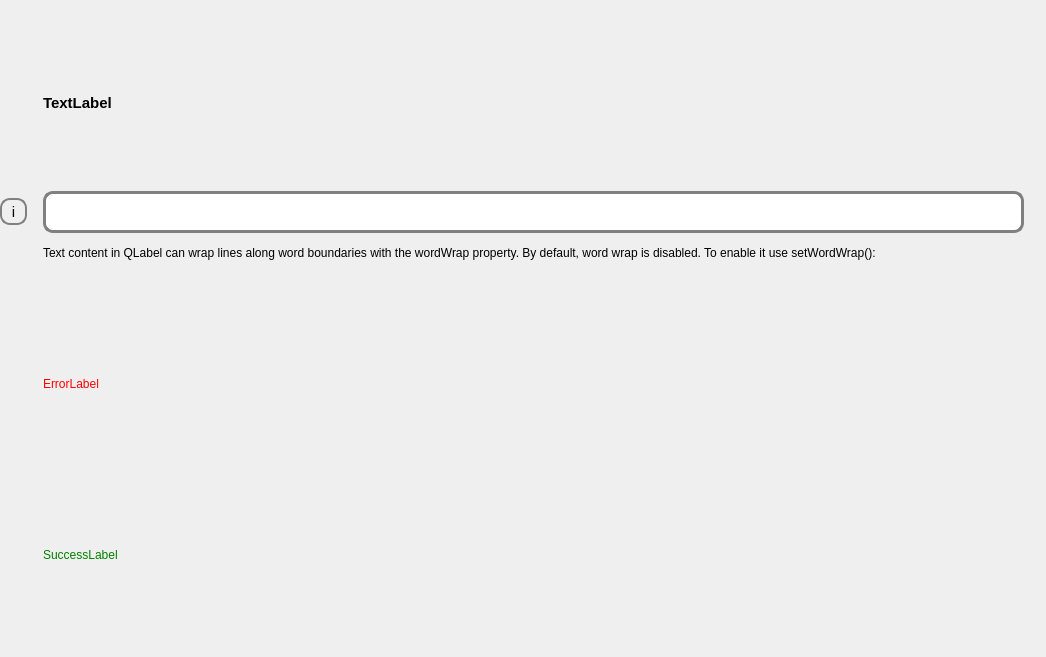
<?xml version="1.0" encoding="UTF-8"?>
<ui version="4.0">
 <class>Form</class>
 <widget class="QWidget" name="Form">
  <property name="geometry">
   <rect>
    <x>0</x>
    <y>0</y>
    <width>1046</width>
    <height>657</height>
   </rect>
  </property>
  <property name="sizePolicy">
   <sizepolicy hsizetype="Preferred" vsizetype="Fixed">
    <horstretch>0</horstretch>
    <verstretch>0</verstretch>
   </sizepolicy>
  </property>
  <property name="windowTitle">
   <string>Form</string>
  </property>
  <layout class="QGridLayout" name="gridLayout">
   <property name="leftMargin">
    <number>0</number>
   </property>
   <property name="topMargin">
    <number>20</number>
   </property>
   <property name="rightMargin">
    <number>0</number>
   </property>
   <property name="bottomMargin">
    <number>20</number>
   </property>
   <item row="1" column="2">
    <widget class="QLabel" name="lfbTextFieldUnit">
     <property name="font">
      <font>
       <family>Ubuntu</family>
       <pointsize>20</pointsize>
      </font>
     </property>
     <property name="text">
      <string/>
     </property>
    </widget>
   </item>
   <item row="2" column="1">
    <widget class="QLabel" name="lfbTextFieldHelp">
     <property name="sizePolicy">
      <sizepolicy hsizetype="Preferred" vsizetype="Fixed">
       <horstretch>0</horstretch>
       <verstretch>0</verstretch>
      </sizepolicy>
     </property>
     <property name="text">
      <string>Text content in QLabel can wrap lines along word boundaries with the wordWrap property. By default, word wrap is disabled. To enable it use setWordWrap():

</string>
     </property>
     <property name="wordWrap">
      <bool>true</bool>
     </property>
    </widget>
   </item>
   <item row="1" column="0">
    <widget class="QToolButton" name="lfbTextFieldDescriptionBtn">
     <property name="font">
      <font>
       <pointsize>11</pointsize>
      </font>
     </property>
     <property name="cursor">
      <cursorShape>PointingHandCursor</cursorShape>
     </property>
     <property name="styleSheet">
      <string notr="true">QToolButton{
	border: 2px solid gray;
	border-radius: 10px;
	width: 20px;
	height: 20px;
	margin-right: 10px;
}</string>
     </property>
     <property name="text">
      <string>i</string>
     </property>
     <property name="autoRaise">
      <bool>false</bool>
     </property>
    </widget>
   </item>
   <item row="1" column="1">
    <widget class="QLineEdit" name="lfbTextField">
     <property name="sizePolicy">
      <sizepolicy hsizetype="MinimumExpanding" vsizetype="Fixed">
       <horstretch>10</horstretch>
       <verstretch>0</verstretch>
      </sizepolicy>
     </property>
     <property name="font">
      <font>
       <pointsize>15</pointsize>
      </font>
     </property>
     <property name="styleSheet">
      <string notr="true">QLineEdit {
	border: 3px solid grey;
	border-radius: 10px;
	padding:5px;
    font-size: 15pt;
}</string>
     </property>
     <property name="text">
      <string/>
     </property>
     <property name="placeholderText">
      <string comment="fgfgfgfg" extracomment="sdfsdf"/>
     </property>
     <property name="clearButtonEnabled">
      <bool>true</bool>
     </property>
    </widget>
   </item>
   <item row="4" column="1">
    <widget class="QLabel" name="lfbTextFieldSuccess">
     <property name="styleSheet">
      <string notr="true">color: green;</string>
     </property>
     <property name="text">
      <string>SuccessLabel</string>
     </property>
     <property name="wordWrap">
      <bool>true</bool>
     </property>
    </widget>
   </item>
   <item row="0" column="1">
    <widget class="QLabel" name="lfbTextFieldLabel">
     <property name="font">
      <font>
       <pointsize>11</pointsize>
       <weight>75</weight>
       <bold>true</bold>
      </font>
     </property>
     <property name="text">
      <string>TextLabel</string>
     </property>
    </widget>
   </item>
   <item row="3" column="1">
    <widget class="QLabel" name="lfbTextFieldError">
     <property name="styleSheet">
      <string notr="true">color: red;</string>
     </property>
     <property name="text">
      <string>ErrorLabel</string>
     </property>
     <property name="wordWrap">
      <bool>true</bool>
     </property>
    </widget>
   </item>
  </layout>
 </widget>
 <resources/>
 <connections/>
</ui>
